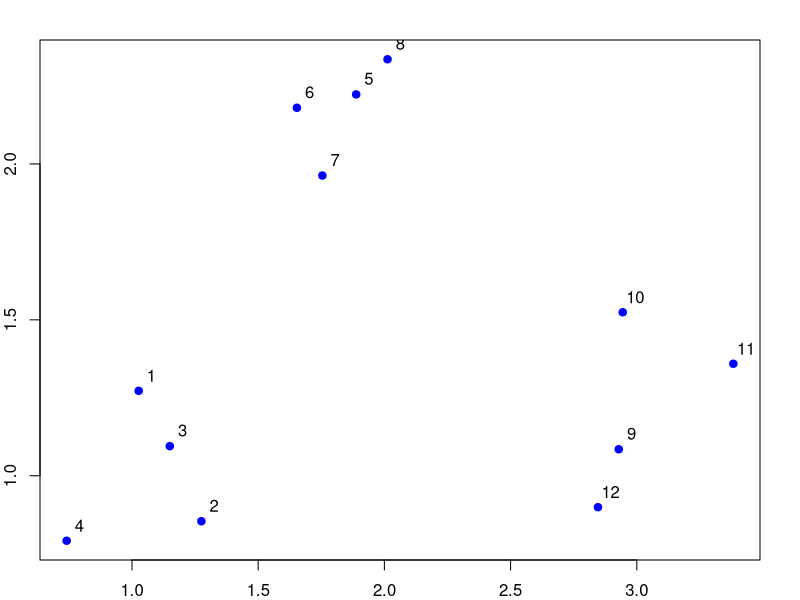
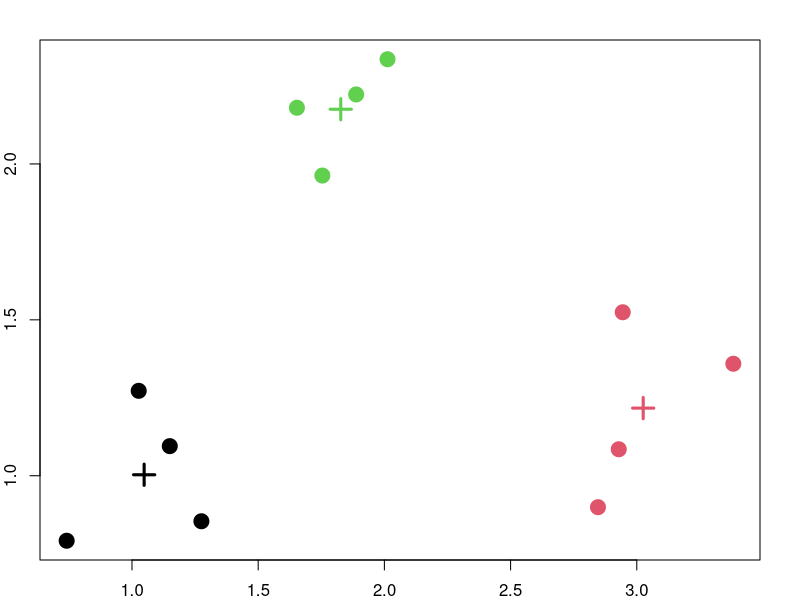

These charts were generated, in order, by the following R code:
set.seed(113)
par(mar=c(2,2,2,2))
a = rnorm(12, mean = rep(c(1,2,3), each=4), sd = 0.2)
b = rnorm(12, mean = rep(c(1,2,1), each=4), sd = 0.3)
plot(a, b, col='blue', pch=19)
text(a + 0.05, b + 0.05, labels = as.character(1:12))

df = data.frame(x = a, y = b)
kobj = kmeans(df, centers = 3)
plot(a, b, col=kobj$cluster, pch=19, cex = 2)
points(kobj$centers, col = 1:3, pch = 3, cex = 2, lwd = 3)